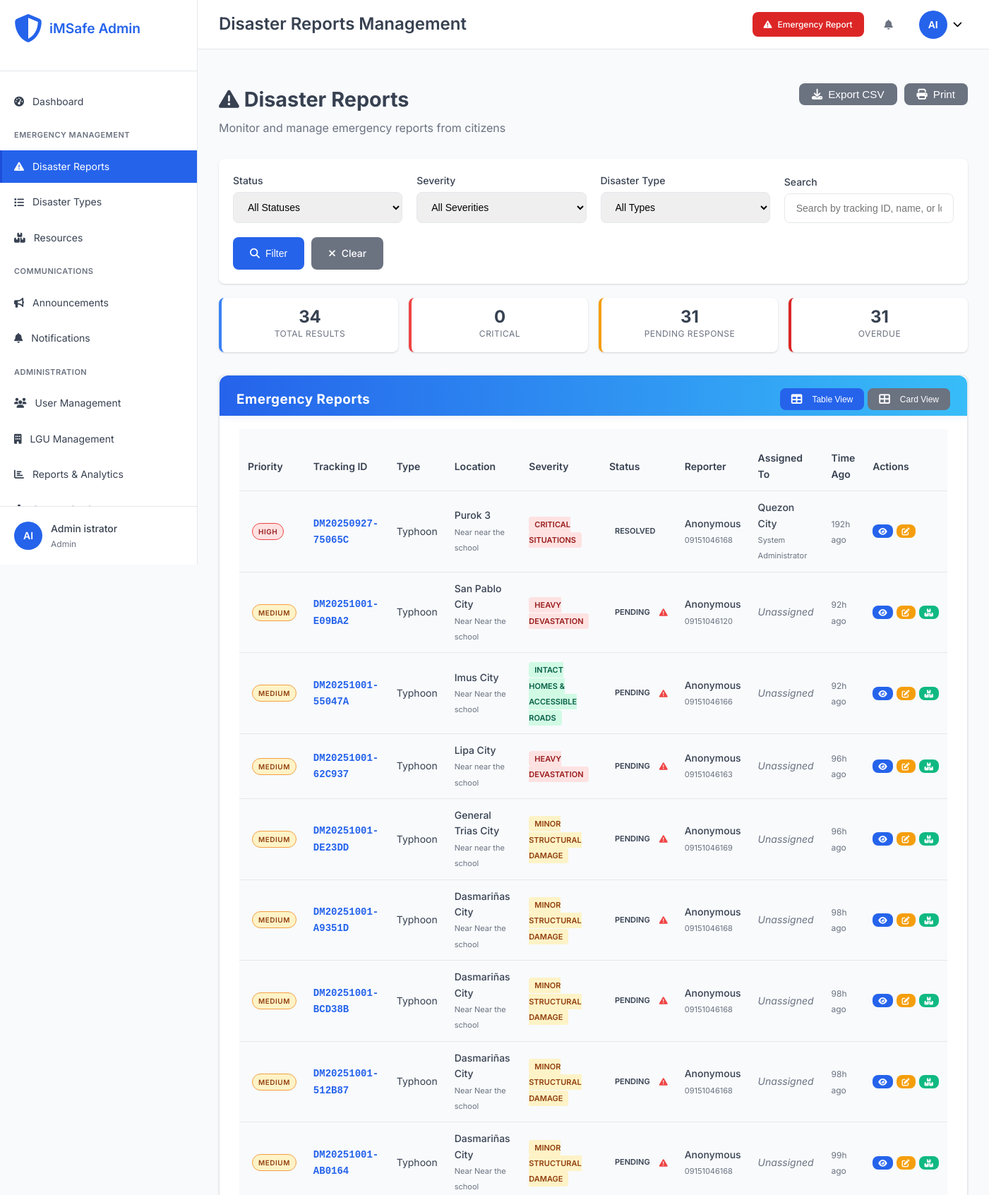
The page /admin/disasters.php (signed in, upper part) on the database its author committed.
### tables this page shows
CREATE TABLE `disasters` (
  `disaster_id` int(11) NOT NULL,
  `tracking_id` varchar(20) NOT NULL,
  `disaster_name` varchar(200) NOT NULL,
  `type_id` int(11) NOT NULL,
  `severity_level` varchar(20) NOT NULL,
  `severity_display` varchar(100) DEFAULT NULL,
  `severity_score` decimal(3,2) DEFAULT 1.00,
  `address` text NOT NULL,
  `purok` varchar(100) DEFAULT NULL,
  `house_no` varchar(50) DEFAULT NULL,
  `city` varchar(100) DEFAULT NULL,
  `province` varchar(100) DEFAULT 'Philippines',
  `state` varchar(100) DEFAULT 'Philippines',
  `latitude` decimal(10,8) DEFAULT NULL,
  `longitude` decimal(11,8) DEFAULT NULL,
  `landmark` varchar(200) DEFAULT NULL,
  `reporter_name` varchar(100) DEFAULT NULL,
  `reporter_phone` varchar(20) NOT NULL,
  `alternate_contact` varchar(20) DEFAULT NULL,
  `description` text NOT NULL,
  `immediate_needs` longtext DEFAULT NULL CHECK (json_valid(`immediate_needs`)),
  `current_situation` text DEFAULT NULL,
  `image_path` varchar(255) DEFAULT NULL,
  `status` enum('pending','assigned','acknowledged','in_progress','resolved','closed','escalated') DEFAULT 'pending',
  `assigned_lgu_id` int(11) DEFAULT NULL,
  `assigned_user_id` int(11) DEFAULT NULL,
  `priority` enum('low','medium','high','critical') DEFAULT 'medium',
  `reported_at` timestamp NOT NULL DEFAULT current_timestamp(),
  `acknowledged_at` timestamp NULL DEFAULT NULL,
  `resolved_at` timestamp NULL DEFAULT NULL,
  `escalation_deadline` timestamp NULL DEFAULT NULL,
  `is_anonymous` tinyint(1) DEFAULT 0,
  `is_verified` tinyint(1) DEFAULT 0,
  `source` enum('web_form','mobile_app','hotline','social_media','official') DEFAULT 'web_form',
  `created_at` timestamp NOT NULL DEFAULT current_timestamp(),
  `updated_at` timestamp NOT NULL DEFAULT current_timestamp() ON UPDATE current_timestamp()
);

CREATE TABLE `disaster_types` (
  `type_id` int(11) NOT NULL,
  `type_name` varchar(100) NOT NULL,
  `description` text DEFAULT NULL,
  `category` enum('natural','man-made','technological','biological') DEFAULT 'natural',
  `severity_weight` decimal(3,2) DEFAULT 1.00,
  `is_active` tinyint(1) DEFAULT 1,
  `created_at` timestamp NOT NULL DEFAULT current_timestamp(),
  `updated_at` timestamp NOT NULL DEFAULT current_timestamp() ON UPDATE current_timestamp()
);

CREATE TABLE `lgus` (
  `lgu_id` int(11) NOT NULL,
  `lgu_name` varchar(100) NOT NULL,
  `lgu_type` enum('city','municipality','province','barangay') NOT NULL,
  `region` varchar(50) DEFAULT NULL,
  `province` varchar(50) DEFAULT NULL,
  `city_municipality` varchar(50) DEFAULT NULL,
  `barangay` varchar(50) DEFAULT NULL,
  `contact_person` varchar(100) DEFAULT NULL,
  `contact_phone` varchar(20) DEFAULT NULL,
  `contact_email` varchar(100) DEFAULT NULL,
  `office_address` text DEFAULT NULL,
  `response_time_hours` int(11) DEFAULT 24,
  `is_active` tinyint(1) DEFAULT 1,
  `created_at` timestamp NOT NULL DEFAULT current_timestamp(),
  `updated_at` timestamp NOT NULL DEFAULT current_timestamp() ON UPDATE current_timestamp()
);

### config/database.php (called while the page is built, shortened)
<?php
function sanitizeInput($data) {
    return htmlspecialchars(strip_tags(trim($data)));
}
?>

### admin/includes/auth.php (called while the page is built, shortened)
<?php
function hasRole($required_roles) {
    return in_array($_SESSION['role'] ?? '', $required_roles);
}
?>

### admin/disasters.php (the view, shortened to what this page needs)
<?php
require_once '../config/database.php';
require_once 'includes/auth.php';
$search_query = sanitizeInput($_GET['search'] ?? '');
$where_conditions = [];
$params = [];
$where_clause = !empty($where_conditions) ? 'WHERE ' . implode(' AND ', $where_conditions) : '';
try {
    $sql = "
        SELECT d.*, dt.type_name, lgu.lgu_name,
               CONCAT(u.first_name, ' ', u.last_name) as assigned_user_name,
               TIMESTAMPDIFF(HOUR, d.reported_at, NOW()) as hours_since_report
        FROM disasters d
        JOIN disaster_types dt ON d.type_id = dt.type_id
        LEFT JOIN lgus lgu ON d.assigned_lgu_id = lgu.lgu_id
        LEFT JOIN users u ON d.assigned_user_id = u.user_id
        {$where_clause}
        ORDER BY d.priority DESC, d.reported_at DESC
    ";
    $stmt = $pdo->prepare($sql);
    $stmt->execute($params);
    $disasters = $stmt->fetchAll();
} catch (Exception $e) {
    error_log("Disasters fetch error: " . $e->getMessage());
    $disasters = [];
    $disaster_types = [];
}
include 'includes/header.php';
?>
<div class="page-header">
    <div class="page-title">
        <h2><i class="fas fa-exclamation-triangle"></i> Disaster Reports</h2>
        <p>Monitor and manage emergency reports from citizens</p>
    </div>
    <div class="page-actions">
        <button onclick="exportTable('disasters-table', 'disaster-reports.csv')" class="btn btn-secondary">
            <i class="fas fa-download"></i> Export CSV
        </button>
        <button onclick="printPage()" class="btn btn-secondary">
            <i class="fas fa-print"></i> Print
        </button>
    </div>
</div>
<div class="filters-card">
    <form method="GET" class="filters-form">
        <div class="filter-group">
            <label for="status">Status</label>
            <select name="status" id="status">
                <option value="">All Statuses</option>
            </select>
        </div>
        <div class="filter-group">
            <label for="severity">Severity</label>
            <select name="severity" id="severity">
                <option value="">All Severities</option>
            </select>
        </div>
        <div class="filter-group">
            <label for="type">Disaster Type</label>
            <select name="type" id="type">
                <option value="">All Types</option>
            </select>
        </div>
        <div class="filter-group">
            <label for="search">Search</label>
            <input type="text" name="search" id="search"
                   value="<?php echo htmlspecialchars($search_query); ?>"
                   placeholder="Search by tracking ID, name, or location...">
        </div>
        <div class="filter-actions">
            <button type="submit" class="btn btn-primary">
                <i class="fas fa-search"></i> Filter
            </button>
            <a href="disasters.php" class="btn btn-secondary">
                <i class="fas fa-times"></i> Clear
            </a>
        </div>
    </form>
</div>
<div class="summary-stats">
    <div class="stat-item">
        <span class="stat-number"><?php echo count($disasters); ?></span>
        <span class="stat-label">Total Results</span>
    </div>
    <div class="stat-item critical">
        <span class="stat-number">
            <?php echo count(array_filter($disasters, fn($d) => $d['priority'] === 'critical')); ?>
        </span>
        <span class="stat-label">Critical</span>
    </div>
    <div class="stat-item pending">
        <span class="stat-number">
            <?php echo count(array_filter($disasters, fn($d) => in_array($d['status'], ['pending', 'assigned']))); ?>
        </span>
        <span class="stat-label">Pending Response</span>
    </div>
    <div class="stat-item overdue">
        <span class="stat-number">
            <?php echo count(array_filter($disasters, fn($d) => strtotime($d['escalation_deadline']) < time() && !in_array($d['status'], ['resolved', 'closed']))); ?>
        </span>
        <span class="stat-label">Overdue</span>
    </div>
</div>
<div class="dashboard-card">
    <div class="card-header">
        <h3>Emergency Reports</h3>
        <div class="view-options">
            <button class="btn btn-sm btn-secondary active" data-view="table">
                <i class="fas fa-table"></i> Table View
            </button>
            <button class="btn btn-sm btn-secondary" data-view="cards">
                <i class="fas fa-th-large"></i> Card View
            </button>
        </div>
    </div>
    <div class="card-content">
        <?php if (empty($disasters)): ?>
            <div class="empty-state">
                <i class="fas fa-inbox"></i>
                <h3>No disasters found</h3>
                <p>No emergency reports match your current filters.</p>
            </div>
        <?php else: ?>
            <div class="table-responsive">
                <table id="disasters-table" class="table disasters-data-table">
                    <thead>
                        <tr>
                            <th>Priority</th>
                            <th>Tracking ID</th>
                            <th>Type</th>
                            <th>Location</th>
                            <th>Severity</th>
                            <th>Status</th>
                            <th>Reporter</th>
                            <th>Assigned To</th>
                            <th>Time Ago</th>
                            <th>Actions</th>
                        </tr>
                    </thead>
                    <tbody>
                        <?php foreach ($disasters as $disaster): ?>
                            <tr class="<?php echo $disaster['priority'] === 'critical' ? 'priority-critical' : ''; ?>">
                                <td>
                                    <span class="priority-badge priority-<?php echo $disaster['priority']; ?>">
                                        <?php echo ucfirst($disaster['priority']); ?>
                                    </span>
                                </td>
                                <td>
                                    <span class="tracking-id"><?php echo htmlspecialchars($disaster['tracking_id']); ?></span>
                                </td>
                                <td><?php echo htmlspecialchars($disaster['type_name']); ?></td>
                                <td>
                                    <div class="location-info">
                                        <div class="city"><?php echo htmlspecialchars($disaster['city'] ?? 'N/A'); ?></div>
                                        <?php if ($disaster['landmark']): ?>
                                            <small class="landmark">Near <?php echo htmlspecialchars($disaster['landmark']); ?></small>
                                        <?php endif; ?>
                                    </div>
                                </td>
                                <td>
                                    <span class="severity-badge severity-<?php echo substr($disaster['severity_level'], 0, strpos($disaster['severity_level'], '-')); ?>">
                                        <?php echo htmlspecialchars($disaster['severity_display']); ?>
                                    </span>
                                </td>
                                <td>
                                    <div class="status-container">
                                        <span class="status-badge status-<?php echo $disaster['status']; ?>">
                                            <?php echo ucfirst(str_replace('_', ' ', $disaster['status'])); ?>
                                        </span>
                                        <?php if (strtotime($disaster['escalation_deadline']) < time() && !in_array($disaster['status'], ['resolved', 'closed'])): ?>
                                            <span class="overdue-indicator" title="Past deadline">
                                                <i class="fas fa-exclamation-triangle"></i>
                                            </span>
                                        <?php endif; ?>
                                    </div>
                                </td>
                                <td>
                                    <div class="reporter-info">
                                        <?php if ($disaster['reporter_name']): ?>
                                            <div class="name"><?php echo htmlspecialchars($disaster['reporter_name']); ?></div>
                                        <?php else: ?>
                                            <div class="name">Anonymous</div>
                                        <?php endif; ?>
                                        <small class="phone"><?php echo htmlspecialchars($disaster['reporter_phone']); ?></small>
                                    </div>
                                </td>
                                <td>
                                    <?php if ($disaster['lgu_name']): ?>
                                        <div class="assignment-info">
                                            <div class="lgu"><?php echo htmlspecialchars($disaster['lgu_name']); ?></div>
                                            <?php if ($disaster['assigned_user_name']): ?>
                                                <small class="user"><?php echo htmlspecialchars($disaster['assigned_user_name']); ?></small>
                                            <?php endif; ?>
                                        </div>
                                    <?php else: ?>
                                        <span class="unassigned">Unassigned</span>
                                    <?php endif; ?>
                                </td>
                                <td>
                                    <span class="time-ago" title="<?php echo $disaster['reported_at']; ?>">
                                        <?php echo $disaster['hours_since_report']; ?>h ago
                                    </span>
                                </td>
                                <td>
                                    <div class="action-buttons">
                                        <a href="view-disaster.php?id=<?php echo urlencode($disaster['disaster_id']); ?>"
                                           class="btn btn-xs btn-primary" title="View Details">
                                            <i class="fas fa-eye"></i>
                                        </a>
                                        <?php if (hasRole(['admin'])): ?>
                                            <button onclick="showStatusModal(<?php echo $disaster['disaster_id']; ?>, '<?php echo $disaster['status']; ?>')"
                                                    class="btn btn-xs btn-warning" title="Update Status">
                                                <i class="fas fa-edit"></i>
                                            </button>
                                        <?php endif; ?>
                                        <?php if ($disaster['status'] !== 'resolved' && $disaster['status'] !== 'closed'): ?>
                                            <a href="disaster-resources.php?id=<?php echo $disaster['disaster_id']; ?>"
                                               class="btn btn-xs btn-success" title="Manage Resources">
                                                <i class="fas fa-boxes"></i>
                                            </a>
                                        <?php endif; ?>
                                    </div>
                                </td>
                            </tr>
                        <?php endforeach; ?>
                    </tbody>
                </table>
            </div>
        <?php endif; ?>
    </div>
</div>
<?php include 'includes/footer.php'; ?>

### rows shown on the page
disasters: priority "HIGH", tracking "DM20250927-75065C", type.type_name "Typhoon", city "Purok 3", landmark "near the school", severity_display "CRITICAL SITUATIONS", status "RESOLVED", reporter_name "Anonymous", reporter_phone "09151046168", assigned_lgu.lgu_name "Quezon City", assigned_user_name "System Administrator", hours_since_report "192"
disasters: priority "MEDIUM", tracking "DM20251001-E09BA2", type.type_name "Typhoon", city "San Pablo City", landmark "Near the school", severity_display "HEAVY DEVASTATION", status "PENDING", shows "Anonymous", reporter_phone "09151046120", shows "Unassigned", hours_since_report "92"
disasters: priority "MEDIUM", tracking "DM20251001-55047A", type.type_name "Typhoon", city "Imus City", landmark "Near the school", severity_display "INTACT HOMES & ACCESSIBLE ROADS", status "PENDING", shows "Anonymous", reporter_phone "09151046166", shows "Unassigned", hours_since_report "92"
disasters: priority "MEDIUM", tracking "DM20251001-62C937", type.type_name "Typhoon", city "Lipa City", landmark "near the school", severity_display "HEAVY DEVASTATION", status "PENDING", shows "Anonymous", reporter_phone "09151046163", shows "Unassigned", hours_since_report "96"
disasters: priority "MEDIUM", tracking "DM20251001-DE23DD", type.type_name "Typhoon", city "General Trias City", landmark "near the school", severity_display "MINOR STRUCTURAL DAMAGE", status "PENDING", shows "Anonymous", reporter_phone "09151046169", shows "Unassigned", hours_since_report "96"
disasters: priority "MEDIUM", tracking "DM20251001-A9351D", type.type_name "Typhoon", city "Dasmariñas City", landmark "Near the school", severity_display "MINOR STRUCTURAL DAMAGE", status "PENDING", shows "Anonymous", reporter_phone "09151046168", shows "Unassigned", hours_since_report "98"
disasters: priority "MEDIUM", tracking "DM20251001-BCD38B", type.type_name "Typhoon", city "Dasmariñas City", landmark "Near the school", severity_display "MINOR STRUCTURAL DAMAGE", status "PENDING", shows "Anonymous", reporter_phone "09151046168", shows "Unassigned", hours_since_report "98"
disasters: priority "MEDIUM", tracking "DM20251001-512B87", type.type_name "Typhoon", city "Dasmariñas City", landmark "Near the school", severity_display "MINOR STRUCTURAL DAMAGE", status "PENDING", shows "Anonymous", reporter_phone "09151046168", shows "Unassigned", hours_since_report "98"
disasters: priority "MEDIUM", tracking "DM20251001-AB0164", type.type_name "Typhoon", city "Dasmariñas City", landmark "Near the school", severity_display "MINOR STRUCTURAL DAMAGE", status "PENDING", shows "Anonymous", reporter_phone "09151046168", shows "Unassigned", hours_since_report "99"

### other values the page prints
getUserInitials() "AI"
getUserName() "Admin istrator"
str_replace('_', ' ', $_SESSION['role']) "Admin"
$page_title "Disaster Reports Management"
count($disasters) "34"
